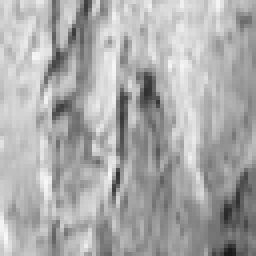
#> input picture ImageProcessing/dataset/notflat/notflat119.png, 64 x 64 px (shown 4 times larger); its folder holds 4 pictures in this run
$ python DavidImagesToDataset.py
#> lines starting #> are read from the running program, lines starting #| are printed output that depends on the picture


from PIL import ImageOps
from PIL import Image
import numpy as np
from PIL import Image
import cv2 as cv

#added by David
import glob
import pandas as pd
from sklearn.model_selection import train_test_split


def imageList(path):
    addresses = glob.glob(path)
    images = []
    for path in addresses:
        img = Image.open(path).convert('L')
#> img is the input picture: PIL image 64x64 L; min 26, max 248, mean 170.6
        images.append(img)
    return images

def vectorizeImg(img):
    flatten = np.asmatrix(img).flatten() #converts to a matrix then flattens to vector
    flatten = np.divide(flatten,255.0) # normalizes the elements from 0-255 to 0-1
    return np.asarray(flatten)[0]

def toVectors(imgList):
    return [vectorizeImg(img) for img in imgList]
#> in vectorizeImg (call 4), `flatten = np.asmatrix(img).flatten()`:
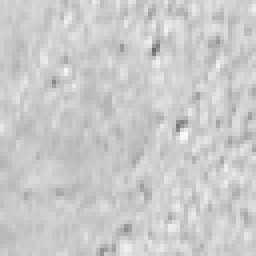
#> img: PIL image 64x64 L (shown 4 times larger); min 105, max 249, mean 202.4


path_notflat = "C:/Users/jojo5/Documents/GitHub/MachineLearning/ImageProcessing/dataset/notflat/*.png" #Change this to the files we need and use forward slashes
listOfImages = imageList(path_notflat)
vectorInput_notflat = toVectors(listOfImages)

path_flat = "C:/Users/jojo5/Documents/GitHub/MachineLearning/ImageProcessing/dataset/flat/*.png" #Change this to the files we need and use forward slashes
listOfImages = imageList(path_flat)
vectorInput_flat = toVectors(listOfImages)

# Nonflat images

numberOfNotFlat = np.size(vectorInput_notflat)/np.size(vectorInput_notflat[1]) #number of notflat images

df_notflat = pd.DataFrame(vectorInput_notflat) #converts the list into a dataframe

df_notflat.insert(0, "flat", [0] * int(numberOfNotFlat), True) #add new column to data fram to denote flat vs nonflat

#Flat images

#> (the run stopped early here; a loop or call above may not have finished)
